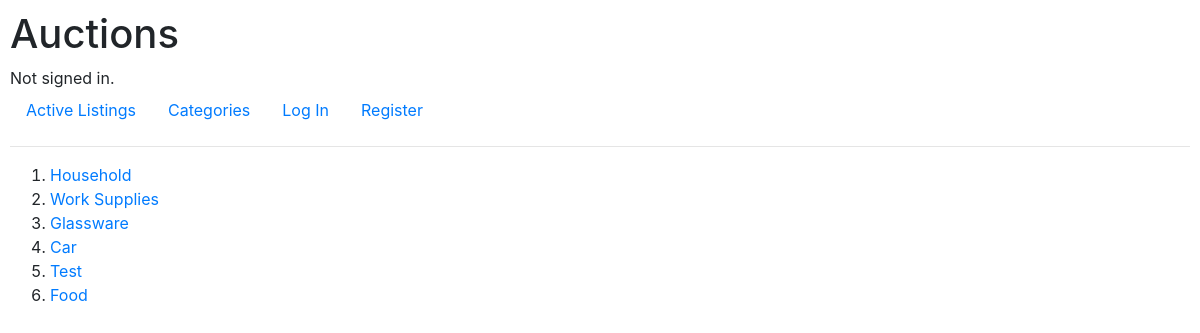
Page /categories on the earlier database version.
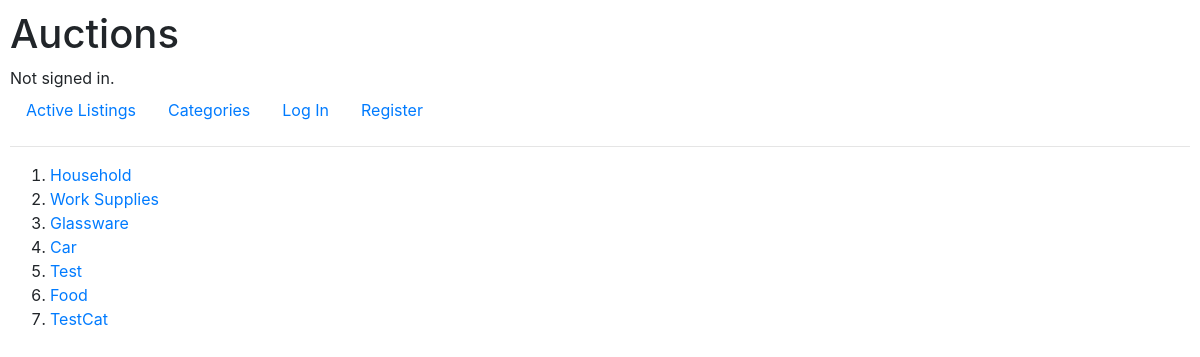
Same page on the later database version.
### auctions/models.py (models this page shows)
class Listings(models.Model):
    item_name = models.CharField(unique=False, max_length=255)
    description = models.TextField()
    category = models.CharField(max_length=255, default="None", unique=False)
    price = models.DecimalField(max_digits = 14, decimal_places=2, null=False, blank=True, default=0)
    date_created = models.DateTimeField(auto_now=True)
    owner = models.CharField(unique=False, max_length=255)

### auctions/views.py (the view)
# urls.py: path("categories", views.categories, name="categories"),
def categories(request):
    temp_list = []
    queries = Listings.objects.all()
    for i in queries:
        if i.category not in temp_list:
            temp_list.append(i.category)
            print(i.category)
    upd_queries = temp_list
    print(temp_list)
    return render(request, "auctions/categories.html", {
        "data" : upd_queries
    })

### auctions/templates/auctions/categories.html
{% extends "auctions/layout.html" %}
{% block body %}
{% if data %}
    <div>
        <ol>
            {% for dat in data %}
            <li><a href="/subcategories?name={{dat}}" >{{ dat}} </a></li>
            {% endfor %}
        </ol>
    </div>
{% else %}
    No active listings
{% endif %}
{% endblock %}

Differences in the rows shown:
added Listings: data "TestCat"
